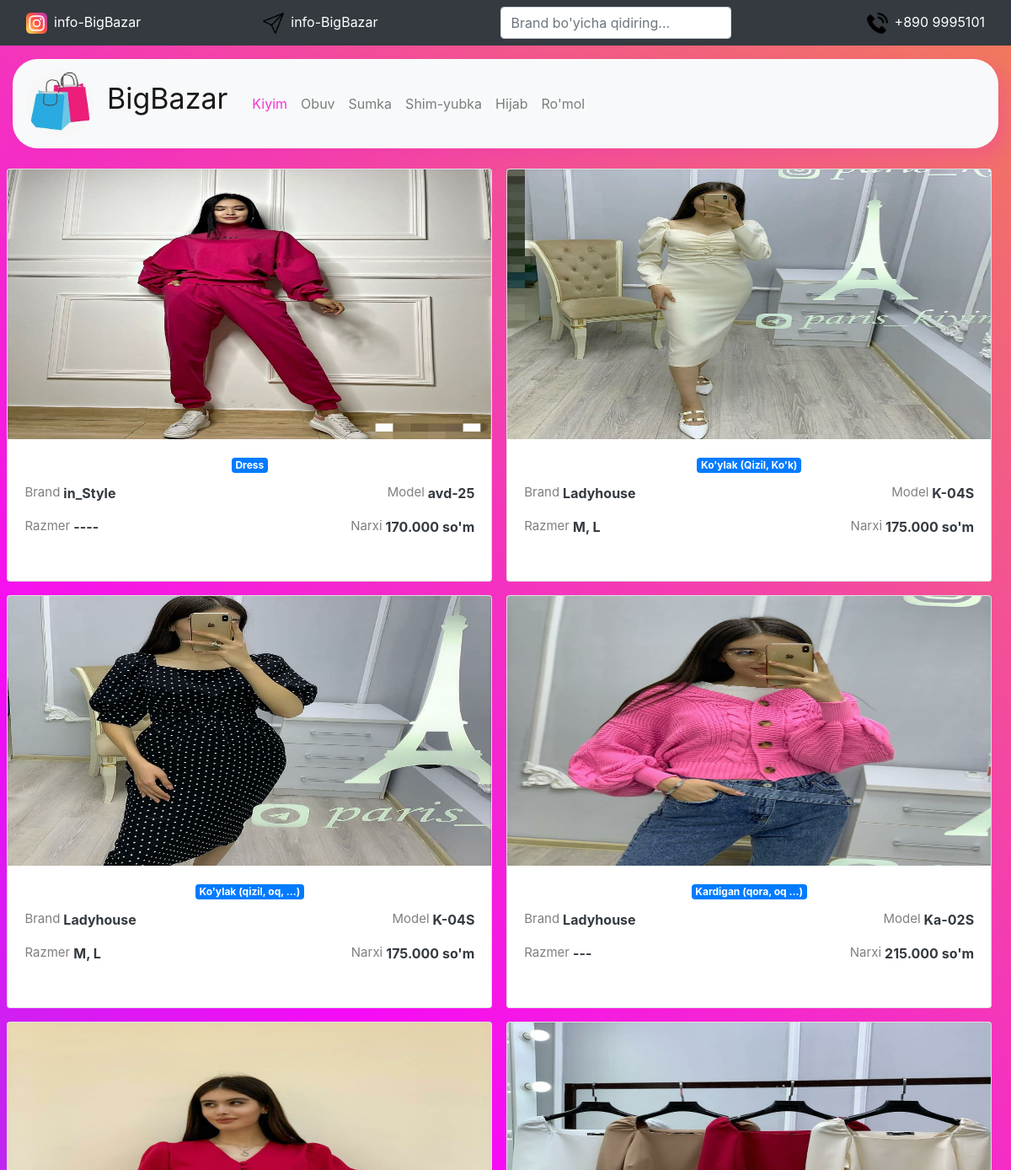
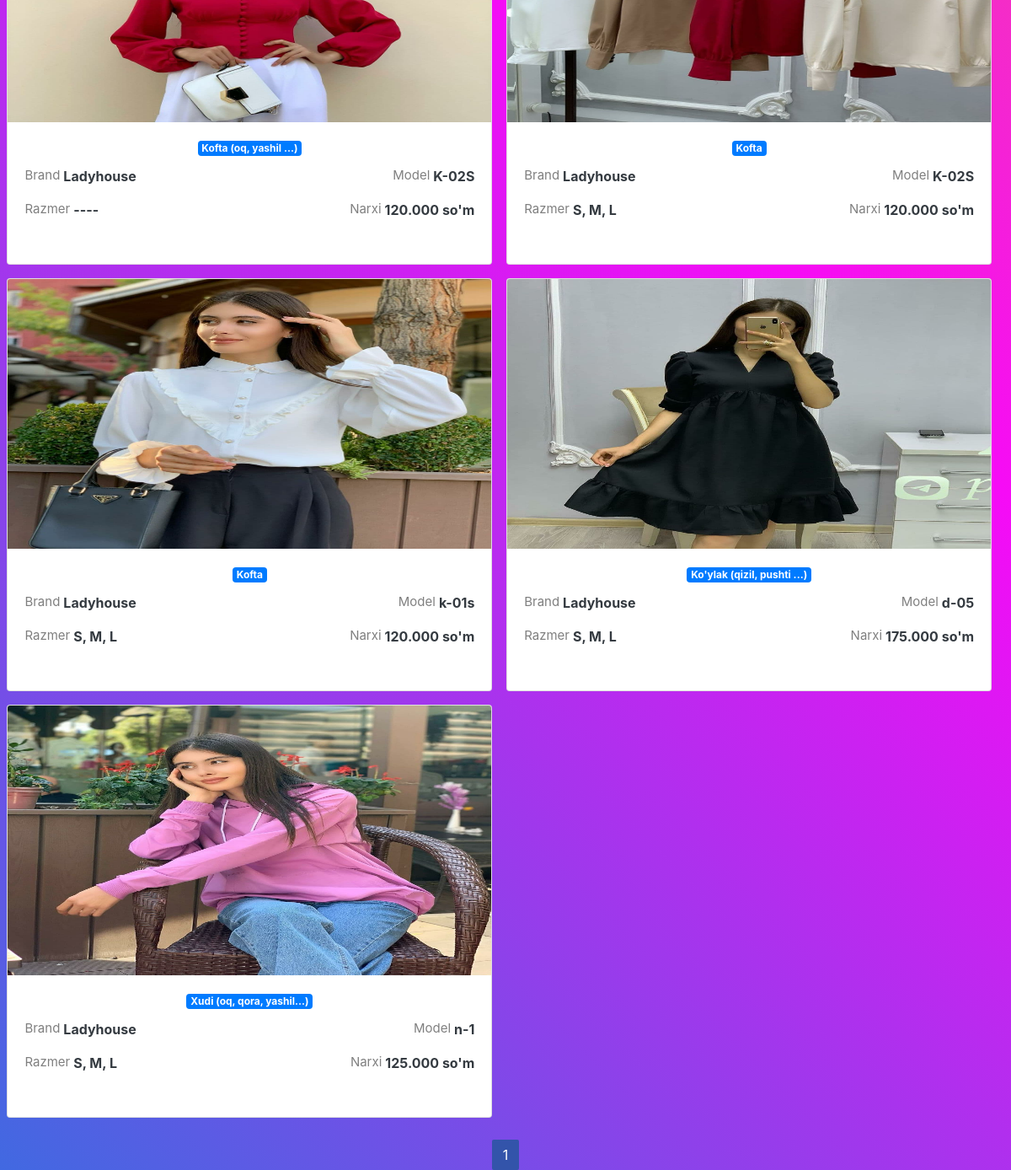
The page /dress/ on the database its author committed (2 pictures, top to bottom).
### ecom/models.py (models this page shows)
class Dress(models.Model):
    class Meta:
        db_table = "Dress"
    category = models.CharField(max_length=45, default='Dress')
    brand = models.CharField(max_length=15, null=False, blank=True)
    model = models.CharField(max_length=15, blank=True)
    razmer = models.CharField(max_length=10, blank=True)
    price = models.CharField(max_length=15, blank=True)
    image = models.ImageField(upload_to=getpath)

### ecom/views.py (the view)
# urls.py: path('dress/', dress_link, name="dress"),
def dress_link(request):
    return render(request, 'dresses.html', {'dress': search(request, Dress)})

### ecom/templates/dresses.html (shortened to what this page needs)
{% load static %}
<!DOCTYPE html>
<html lang="en">
<head>
    <link rel="stylesheet" href="{% static 'css/decs.css' %}">
    <link rel="stylesheet" href="{% static 'bootcss/bootstrap.css' %}">
</head>
<body id="body">
<nav class="navbar navbar-dark bg-dark">
  <div class="container-fluid">
      <a href="https://www.instagram.com/bigbazaar.uz/?hl=en" class="flex-parent text-dark ">
        <div class=""><img id="insta" class="" src="{% static 'images/instagram.png' %}" alt="image"></div>
        <div class="ml-2 text-white">info-BigBazar</div>
    </a>
    <a href="https://t.me/Mansuroffakhad" class="flex-parent text-dark">
        <div class=""><img id="insta" class="" src="{% static 'images/send.png' %}" alt="image"></div>
        <div class="ml-2 text-white">info-BigBazar</div>
      </a>
      <form class="d-flex input-group w-auto">
      <input
        type="search"
        class="form-control rounded"
        name="search"
        placeholder="Brand bo'yicha qidiring..."
        aria-label="Search"
        aria-describedby="search-addon"
      />
    </form>
      <div class="flex-parent ml-3">
        <div class=""><img id="insta" class="" src="{% static 'images/telephone-call.png' %}" alt="image"></div>
        <div class="ml-2 text-white">+890 9995101</div>
      </div>
  </div>
</nav>
<div class="container">
    <div id="navbar" style="border-radius: 30px" class="navbar sticky-top navbar-expand-lg navbar-light bg-light mt-3">
        <a href="{% url 'home' %}" id="logo" class="navbar-brand">
            <div><img class="logo" src="{% static 'images/mylogo.jpg' %}" alt=""></div>
            <div class="logo_name mt-2 ml-3">BigBazar</div>
        </a>
        <div class="collapse navbar-collapse ml-5" id="menu">
            <ul class="navbar-nav justify-content-end">
                <li class="nav-item"><a href="{% url 'dress' %}" class="nav-link" style="color: rgba(239, 32, 203, 0.9)">Kiyim</a></li>
                <li class="nav-item"><a href="{% url 'shoe' %}" class="nav-link " >Obuv</a></li>
                <li class="nav-item"><a href="{% url 'bag' %}" class="nav-link">Sumka</a></li>
                <li class="nav-item"><a href="{% url 'treasure' %}" class="nav-link">Shim-yubka</a></li>
                <li class="nav-item"><a href="{% url 'hijab' %}" class="nav-link">Hijab</a></li>
                <li class="nav-item"><a href="{% url 'romol' %}" class="nav-link">Ro'mol</a></li>
            </ul>
        </div>
    </div>
        <div class="row  align-content-md-start mt-3">
        {% for d in dress %}
        <div class="card mb-2 mt-2" >
            <img class="img_height card-img-top" src="{{d.image.url}}" alt="Card image cap">
            <div class="card-body">
                <h6 class="text-center"><span class="badge badge-primary">{{ d.category }}</span></h6>
            <div class="flex-parent justify-content-between">
                <p style="font-size: 15px" class="text-black-50 flex-parent mt-1">
                    Brand <strong style="font-size: 16px" class="text-dark ml-1">{{d.brand}}</strong>
                </p>
                <p style="font-size: 15px" class="text-black-50 flex-parent mt-1">
                    Model <b style="font-size: 16px" class="text-dark ml-1">{{d.model}}</b>
                </p>
                </div>
                <div class="flex-parent justify-content-between mb-3">
                <p style="font-size: 15px" class="text-black-50 flex-parent ">
                    Razmer <strong style="font-size: 16px" class="text-dark ml-1">{{d.razmer}}</strong>
                </p>
                <p style="font-size: 15px" class="text-black-50 flex-parent ">
                    Narxi <b style="font-size: 16px" class="text-dark ml-1">{{d.price}}</b>
                </p>
                </div>
            </div>
            </div>
            {% endfor %}
            </div>
</div>
<div class="pagin">
    {% for num in dress.paginator.page_range %}
        {% if dress.number == num %}
            <span class="pagin-num pagin-cur">{{ num }}</span>
        {% elif num > dress.number|add:'-3' and num < dress.number|add:'3' %}
            <a class="pagin-num" href="?page={{ num }}"> {{ num }}</a>
        {% endif %}
    {% endfor %}
</div>
</body>
</html>

### static/css/decs.css (style rules this page uses)
#body { background-image: linear-gradient( 45deg, royalblue, #f60bf6, #f17c58, #27DBB1, #FFDC18, #FF3706); height: 100%; background-size: 600%, 100%; background-attachment: fixed; animation: gradient 16s linear infinite; animation-direction: alternate; margin: 0; }
.flex-parent { display: flex; color: white; }
#insta { width: 25px ; height: 25px; }
.container { width: 1600px; }
a { text-decoration: green; color: black; }
.d-flex { width: 40%; }
.logo { width: 80px; height: 80px; border-radius: 50%; }
.logo_name { font-size: 34px; }
#logo { display: flex; }
#navbar { box-shadow: 10px 10px 20px rgba(239, 32, 203, 0.2) }
.card { width: 23.5%; margin: 0 0.7%; }
.img_height { height: 290px; }
.pagin { text-align: center; margin-top: 1.5em; }
.pagin-num { background-color: #6d85c7; padding: 0.5em 0.8em; color: #ffffff; border-radius: 2px; }
.pagin-num:hover, .pagin-cur { background-color: #3354aa; }
@media (min-width: 776.1px) and (max-width: 1200px) { .card { width: 48%; } }
@media (min-width: 776.1px) and (max-width: 1200px) { #menu { margin-left: 5px !important; } }
@media (min-width: 1200px) { .img_height { height: 320px; } }

### rows shown on the page
Dress: image (picture), category "Dress", brand "in_Style", model "avd-25", razmer "----", price "170.000 so'm"
Dress: image (picture), category "Ko'ylak (Qizil, Ko'k)", brand "Ladyhouse", model "K-04S", razmer "M, L", price "175.000 so'm"
Dress: image (picture), category "Ko'ylak (qizil, oq, ...)", brand "Ladyhouse", model "K-04S", razmer "M, L", price "175.000 so'm"
Dress: image (picture), category "Kardigan (qora, oq ...)", brand "Ladyhouse", model "Ka-02S", razmer "---", price "215.000 so'm"
Dress: image (picture), category "Kofta (oq, yashil ...)", brand "Ladyhouse", model "K-02S", razmer "----", price "120.000 so'm"
Dress: image (picture), category "Kofta", brand "Ladyhouse", model "K-02S", razmer "S, M, L", price "120.000 so'm"
Dress: image (picture), category "Kofta", brand "Ladyhouse", model "k-01s", razmer "S, M, L", price "120.000 so'm"
Dress: image (picture), category "Ko'ylak (qizil, pushti ...)", brand "Ladyhouse", model "d-05", razmer "S, M, L", price "175.000 so'm"
Dress: image (picture), category "Xudi (oq, qora, yashil...)", brand "Ladyhouse", model "n-1", razmer "S, M, L", price "125.000 so'm"

### other values the page prints
{{ num }} "1"
